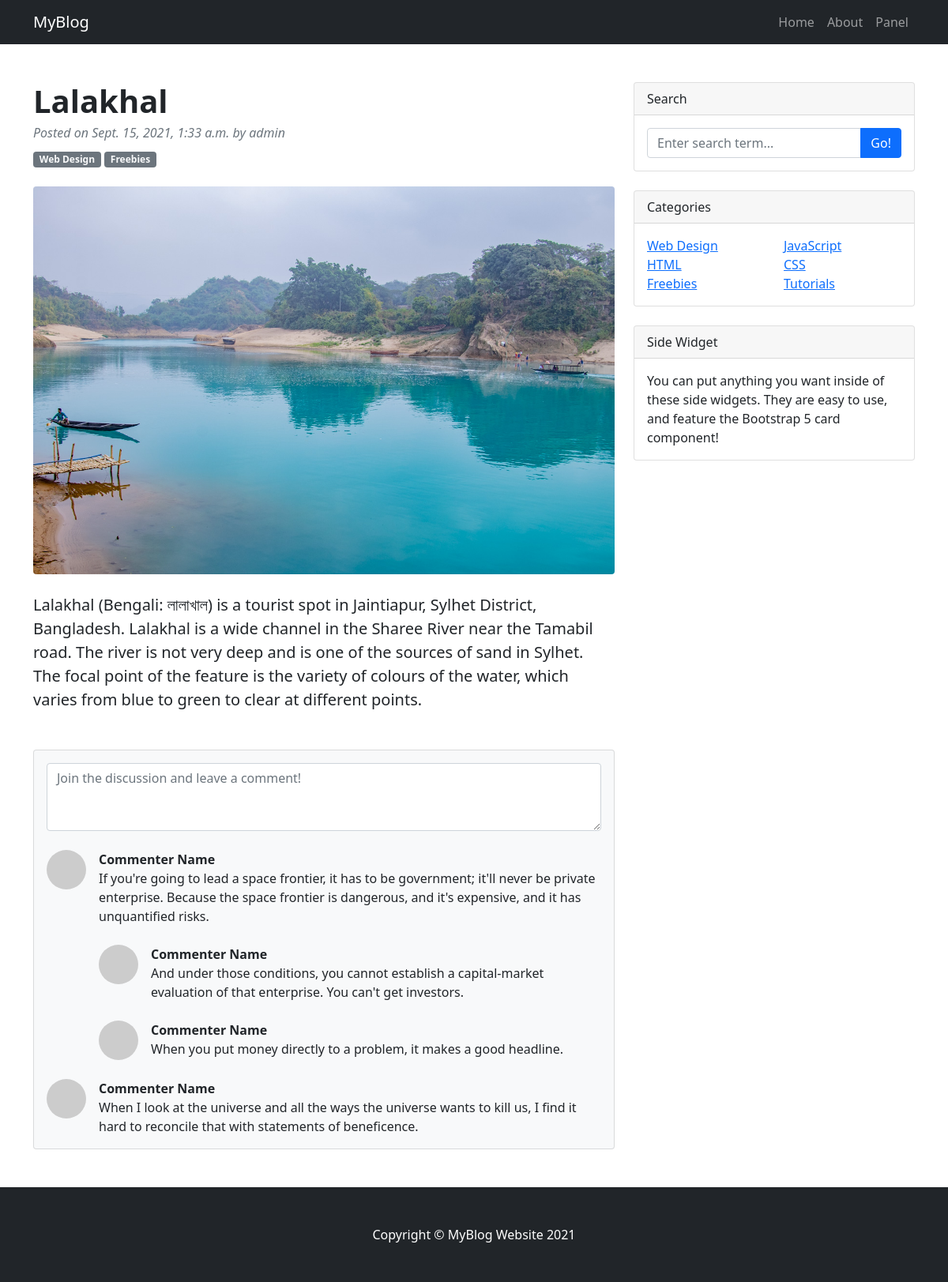
The app's page /post/36/ with its own data.
### posts/models.py (models this page shows, shortened)
class Post(models.Model):
    title = models.CharField(max_length=100)
    content = models.TextField()
    post_img = models.ImageField(default='default_image.jpg', null=True, blank=True)
    created_on = models.DateTimeField(auto_now_add=True)
    updated_on = models.DateTimeField(auto_now=True)
    class Meta:
        ordering = ('-created_on',)

### posts/views.py (the view)
# urls.py: path('post/<id>/', views.post_detail, name='post_detail'),
def post_detail(request, id):
    post = Post.objects.get(id=id)
    context = {
        'post': post
    }
    return render(request, 'front/post_detail.html', context)

### templates/front/post_detail.html (shortened to what this page needs)
{% extends 'front/front_base.html' %}
{% block content %}
<div class="container mt-5">
    <div class="row">
        <div class="col-lg-8">
            <article>
                <header class="mb-4">
                    <h1 class="fw-bolder mb-1"> {{post.title}} </h1>
                    <div class="text-muted fst-italic mb-2">Posted on {{post.created_on}} by admin</div>
                    <a class="badge bg-secondary text-decoration-none link-light" href="#!">Web Design</a>
                    <a class="badge bg-secondary text-decoration-none link-light" href="#!">Freebies</a>
                </header>
                <figure class="mb-4"><img class="img-fluid rounded" src="{{post.post_img.url}}" alt="{{post.title}}" /></figure>
                <section class="mb-5">
                    <p class="fs-5 mb-4"> {{post.content}} </p>
                </section>
            </article>
            <section class="mb-5">
                <div class="card bg-light">
                    <div class="card-body">
                        <form class="mb-4"><textarea class="form-control" rows="3" placeholder="Join the discussion and leave a comment!"></textarea></form>
                        <div class="d-flex mb-4">
                            <div class="flex-shrink-0"><img class="rounded-circle" src="https://dummyimage.com/50x50/ced4da/6c757d.jpg" alt="..." /></div>
                            <div class="ms-3">
                                <div class="fw-bold">Commenter Name</div>
                                If you're going to lead a space frontier, it has to be government; it'll never be private enterprise. Because the space frontier is dangerous, and it's expensive, and it has unquantified risks.
                                <div class="d-flex mt-4">
                                    <div class="flex-shrink-0"><img class="rounded-circle" src="https://dummyimage.com/50x50/ced4da/6c757d.jpg" alt="..." /></div>
                                    <div class="ms-3">
                                        <div class="fw-bold">Commenter Name</div>
                                        And under those conditions, you cannot establish a capital-market evaluation of that enterprise. You can't get investors.
                                    </div>
                                </div>
                                <div class="d-flex mt-4">
                                    <div class="flex-shrink-0"><img class="rounded-circle" src="https://dummyimage.com/50x50/ced4da/6c757d.jpg" alt="..." /></div>
                                    <div class="ms-3">
                                        <div class="fw-bold">Commenter Name</div>
                                        When you put money directly to a problem, it makes a good headline.
                                    </div>
                                </div>
                            </div>
                        </div>
                        <div class="d-flex">
                            <div class="flex-shrink-0"><img class="rounded-circle" src="https://dummyimage.com/50x50/ced4da/6c757d.jpg" alt="..." /></div>
                            <div class="ms-3">
                                <div class="fw-bold">Commenter Name</div>
                                When I look at the universe and all the ways the universe wants to kill us, I find it hard to reconcile that with statements of beneficence.
                            </div>
                        </div>
                    </div>
                </div>
            </section>
        </div>
        <div class="col-lg-4">
            <div class="card mb-4">
                <div class="card-header">Search</div>
                <div class="card-body">
                    <div class="input-group">
                        <input class="form-control" type="text" placeholder="Enter search term..." aria-label="Enter search term..." aria-describedby="button-search" />
                        <button class="btn btn-primary" id="button-search" type="button">Go!</button>
                    </div>
                </div>
            </div>
            <div class="card mb-4">
                <div class="card-header">Categories</div>
                <div class="card-body">
                    <div class="row">
                        <div class="col-sm-6">
                            <ul class="list-unstyled mb-0">
                                <li><a href="#!">Web Design</a></li>
                                <li><a href="#!">HTML</a></li>
                                <li><a href="#!">Freebies</a></li>
                            </ul>
                        </div>
                        <div class="col-sm-6">
                            <ul class="list-unstyled mb-0">
                                <li><a href="#!">JavaScript</a></li>
                                <li><a href="#!">CSS</a></li>
                                <li><a href="#!">Tutorials</a></li>
                            </ul>
                        </div>
                    </div>
                </div>
            </div>
            <div class="card mb-4">
                <div class="card-header">Side Widget</div>
                <div class="card-body">You can put anything you want inside of these side widgets. They are easy to use, and feature the Bootstrap 5 card component!</div>
            </div>
        </div>
    </div>
</div>
{% endblock %}

### records on screen
Post: title "Lalakhal", created_on "Sept. 15, 2021, 1:33 a.m.", post_img (picture), content "Lalakhal (Bengali: লালাখাল) is a tourist spot in Jaintiapur, Sylhet District, Bangladesh. Lalakhal is a wide channel in the Sharee River near the Tamabil road. The river is not very deep and is one of the sources of sand in Sylhet. The focal point of the feature is the variety of colours of the water, which varies from blue to green to clear at different points."
